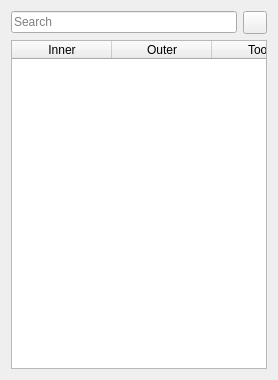
        <widget class="QWidget" name="widgetContainer">
         <property name="minimumSize">
          <size>
           <width>0</width>
           <height>380</height>
          </size>
         </property>
         <property name="_translationContext_tabTitle" stdset="0">
          <string notr="true">ToolsTab</string>
         </property>
         <attribute name="title">
          <string notr="true">Tools</string>
         </attribute>
         <layout class="QVBoxLayout" name="toolListLayout">
          <item>
           <layout class="QHBoxLayout" name="searchLayout">
            <item>
             <widget class="QLineEdit" name="searchLineEdit">
              <property name="placeholderText">
               <string notr="true">Search</string>
              </property>
              <property name="_translationContext_placeholderText" stdset="0">
               <string notr="true">ToolsTab</string>
              </property>
             </widget>
            </item>
            <item>
             <widget class="QToolButton" name="clearButton">
              <property name="maximumSize">
               <size>
                <width>40</width>
                <height>16777215</height>
               </size>
              </property>
              <property name="toolTip">
               <string notr="true">Clear search</string>
              </property>
              <property name="icon">
               <iconset>
                <normaloff>../icons/PieMenuBackspace.svg</normaloff>../icons/PieMenuBackspace.svg</iconset>
              </property>
              <property name="_translationContext_toolTip" stdset="0">
               <string notr="true">ToolsTab</string>
              </property>
             </widget>
            </item>
           </layout>
          </item>
          <item>
           <widget class="QTableWidget" name="toolListWidget">
            <property name="horizontalScrollBarPolicy">
             <enum>Qt::ScrollBarPolicy::ScrollBarAlwaysOff</enum>
            </property>
            <property name="columnCount">
             <number>4</number>
            </property>
            <property name="_translationContext_column0" stdset="0">
             <string notr="true">ToolsTab</string>
            </property>
            <property name="_translationContext_column1" stdset="0">
             <string notr="true">ToolsTab</string>
            </property>
            <property name="_translationContext_column2" stdset="0">
             <string notr="true">ToolsTab</string>
            </property>
            <property name="_translationContext_column3" stdset="0">
             <string notr="true">ToolsTab</string>
            </property>
            <column>
             <property name="text">
              <string notr="true">Inner</string>
             </property>
            </column>
            <column>
             <property name="text">
              <string notr="true">Outer</string>
             </property>
            </column>
            <column>
             <property name="text">
              <string notr="true">Tools</string>
             </property>
            </column>
            <column>
             <property name="text">
              <string notr="true">Workbench</string>
             </property>
            </column>
           </widget>
          </item>
         </layout>
        </widget>
